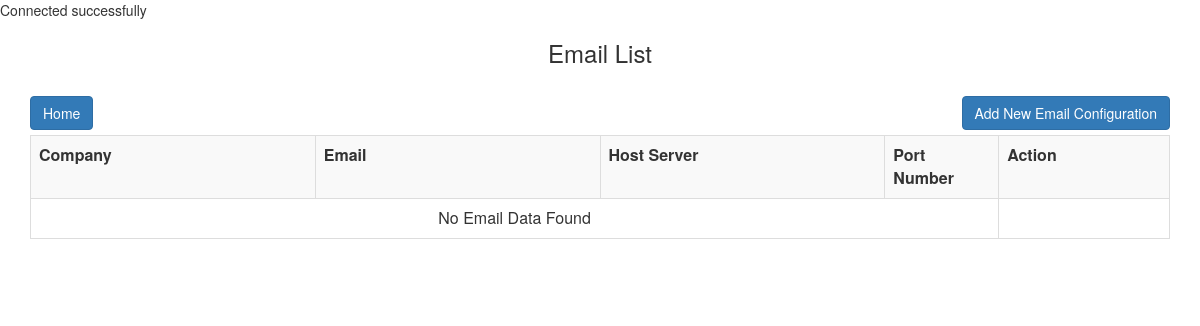
Before: /email_list.php with the older database file.
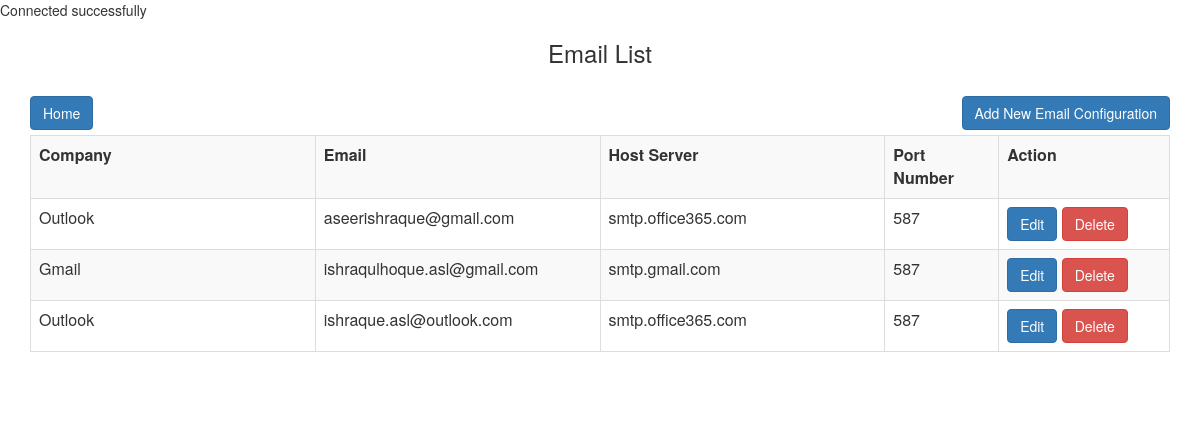
After: the same page with the newer database file.
### tables this page shows
CREATE TABLE `email_configs` (
  `id` int(11) NOT NULL,
  `mail_company` varchar(150) NOT NULL,
  `mail` varchar(150) NOT NULL,
  `mail_password` varchar(150) NOT NULL,
  `mail_host` varchar(150) NOT NULL,
  `mail_port` varchar(15) NOT NULL
);

### email_list.php (the view, shortened to what this page needs)
<?php
include_once('connect.php');
function getEmailList($connect)
{
	$query = "SELECT * FROM email_configs ORDER BY id";
	$statement = $connect->prepare($query);
	$statement->execute();
	$result = $statement->fetchAll();
	$total_row = $statement->rowCount();
	$output = '
	<div class="table-responsive">
		<table class="table table-bordered table-striped">
			<tr>
				<th width="25%">Company</th>
				<th width="25%">Email</th>
				<th width="25%">Host Server</th>
				<th width="10%">Port Number</th>
				<th width="20%">Action</th>
			</tr>
	';
	if($total_row > 0)
	{
		foreach($result as $row)
		{
			$output .= '
				<tr>
					<td>'.$row["mail_company"].'</td>
					<td>'.$row["mail"].'</td>
					<td>'.$row["mail_host"].'</td>
					<td>'.$row["mail_port"].'</td>
					<td>
                    <a href="edit_email.php?id='.$row['id'].'" class="btn btn-primary">Edit</a>
                    <a href="process.php?delete_email=1&id='.$row['id'].'" class="btn btn-danger">Delete</a>
                    </td>
				</tr>
			';
		}
	}
	else
	{
		$output .= '
		<tr>
			<td colspan="4" align="center">No Email Data Found</td>
		</tr>
		';
	}
	$output .= '</table>';
	return $output;
}
?>
<!DOCTYPE html>
<html>
	<head>
		<link rel="stylesheet" href="bootstrap.min.css" />
	</head>
	<body>
		<br />
		<div class="container">
			<h3 class="text-center">Email List</h3>
			<br />
            <a style="margin-bottom:5px" class="btn btn-primary" href="index.php">Home</a>
            <a style="margin-bottom:5px;float:right" class="btn btn-primary" href="create_email.php">Add New Email Configuration</a>
			<div class="row">
				<div class="col-md-12">
				<?php
                    echo getEmailList($connect);
		    	?>
				</div>
			</div>
		</div>
		<br />
		<br />
	</body>
</html>

Changed rows visible on the page:
added email_configs: mail_company "Outlook", mail "aseerishraque@gmail.com", mail_host "smtp.office365.com", mail_port "587"
added email_configs: mail_company "Gmail", mail "ishraqulhoque.asl@gmail.com", mail_host "smtp.gmail.com", mail_port "587"
added email_configs: mail_company "Outlook", mail "ishraque.asl@outlook.com", mail_host "smtp.office365.com", mail_port "587"
Other visible differences:
text no longer shown: "No Email Data Found"
